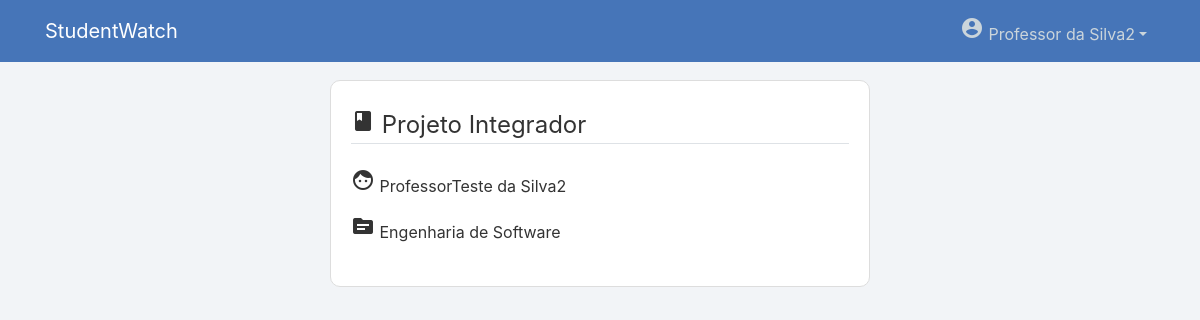
The app's page /disciplina/3/ (signed in) with its own data.
### users/models.py (models this page shows, shortened)
class User(AbstractUser):
    username = models.EmailField(_('username'), unique=False)
    email = models.EmailField(_('email address'), unique=True)
    tipo = models.CharField(max_length=100)

class ProfessorProfile(models.Model):
    user = models.OneToOneField(User, on_delete=models.CASCADE, null=True, related_name='professor_profile')
    campoextra = models.CharField(max_length=100, null=True)
    def __str__(self):
        nome = self.user.first_name+" "+self.user.last_name
        return nome

### manager/models.py (models this page shows, shortened)
class Disciplina(models.Model):
    nome = models.CharField(max_length=100)
    professor = models.ForeignKey(ProfessorProfile, on_delete=models.SET_NULL, null=True)
    curso = models.ForeignKey(Curso, on_delete=models.CASCADE, null=True)

class Curso(models.Model):
    nome = models.CharField(max_length=100)
    descricao = models.TextField(max_length=500)
    coordenador = models.ForeignKey(CoordenadorProfile, on_delete=models.SET_NULL, null=True)
    def __str__(self):
        return self.nome

### manager/views.py (the view)
# urls.py: path('disciplina/<int:pk>/', DisciplinaDetailView.as_view(), name='disciplina-detail'),
class DisciplinaDetailView(LoginRequiredMixin, DetailView):
    model = Disciplina

### manager/templates/manager/disciplina_detail.html (shortened to what this page needs)
{% extends "page/base.html" %}
{% block content %}
    <div class="content-section">
        <fieldset class="form-group">
            <legend class="border-bottom mb-4"><span class="material-icons">book</span> {{ object.nome }}</legend>
            <p><span class="material-icons">face</span> {{ object.professor }}</p>
            <p><span class="material-icons">source</span> {{ object.curso }}</p>
    </div>
{% endblock content %}

### page/templates/page/base.html (shortened to what this page needs)
{% load static %}
<!DOCTYPE html>
<html lang="en">
<head>
    <link rel="stylesheet" href="https://stackpath.bootstrapcdn.com/bootstrap/4.1.3/css/bootstrap.min.css">
    <link rel="stylesheet" type="text/css" href="{% static 'page/main.css' %}">
    <link rel="stylesheet" href="https://code.jquery.com/ui/1.12.1/themes/base/jquery-ui.css" />
</head>
<body>
    <header class="site-header">
        <nav class="navbar navbar-expand-md navbar-dark bg-steel fixed-top">
          <div class="container">
            {% if user.is_authenticated and user.is_staff %}
              <a class="navbar-brand mr-4" href="{% url 'page-home' %}">StudentWatch | <b>Admin</b></a>
            {% else %}
              <a class="navbar-brand mr-4" href="{% url 'page-home' %}">StudentWatch</a>
            {% endif %}
            <div class="collapse navbar-collapse" id="navbarToggle">
              <div class="navbar-nav">
                {% if user.is_authenticated %}
                  <div class="nav-item dropdown">
                    <a class="nav-link dropdown-toggle" data-toggle="dropdown" href="#" role="button" aria-haspopup="true" aria-expanded="false"><span class="material-icons">account_circle</span> {{ user.first_name }} {{ user.last_name }}</a>
                  </div>
                {% else %}
                  <a class="nav-item nav-link" href="{% url 'login' %}"><span class="material-icons">login</span></a>
                {% endif %}
              </div>
            </div>
          </div>
        </nav>
    </header>
    <main role="main" class="container">
        <div class="row">
          <div class="col-sm-3"></div>
          <div class="col-md-6">
            {% block content %}{% endblock %}
          </div>
          <div class="col-sm-3"></div>
        </div>
      </main>
</body>
</html>

### page/static/page/main.css (style rules this page uses)
body { background: #f2f4f7; color: #333333; margin-top: 5rem; }
.bg-steel { background-color: #4675b8; }
.site-header .navbar-nav .nav-link { color: #cbd5db; }
.content-section { background: #ffffff; padding: 10px 20px; border: 1px solid #dddddd; border-radius: 10px; margin-bottom: 20px; }

### records on screen
User: first_name "Professor", last_name "da Silva2"
Disciplina: nome "Projeto Integrador", professor "ProfessorTeste da Silva2", curso "Engenharia de Software"
